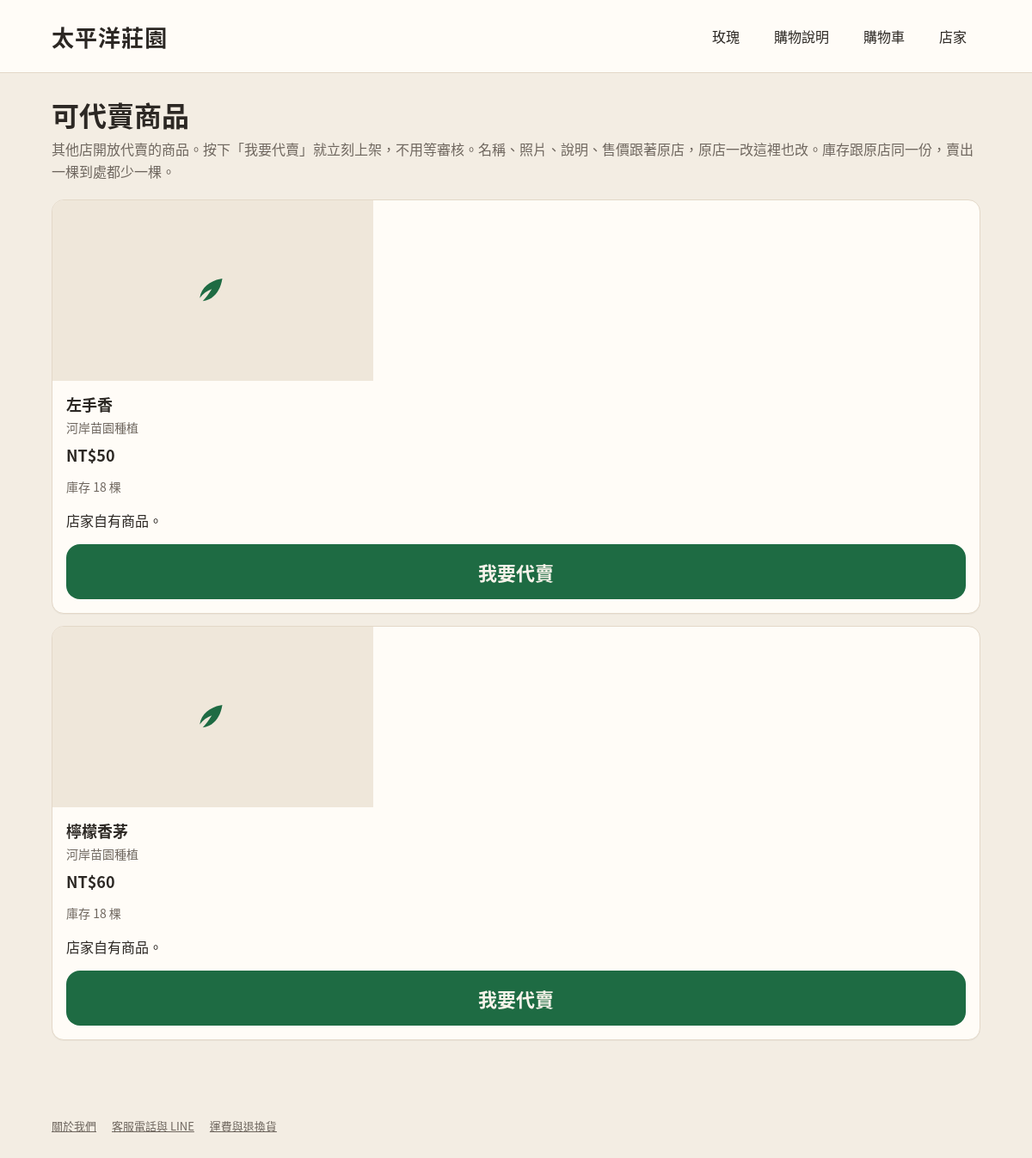
The page /garden/vendor/consign (signed in) on the database as committed earlier.
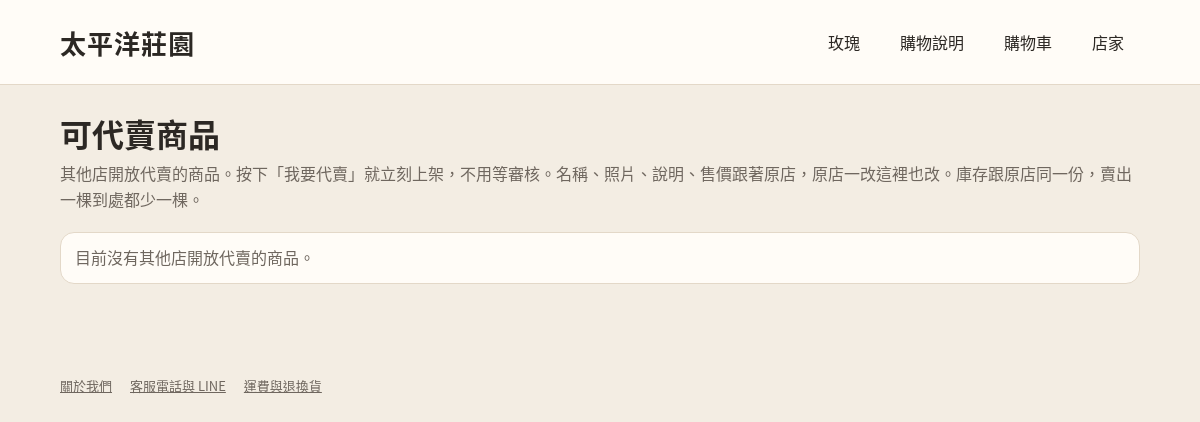
The same page on the database as committed later.
### tables this page shows
CREATE TABLE vendors (
  id INTEGER PRIMARY KEY,
  name TEXT NOT NULL,
  login TEXT NOT NULL UNIQUE,
  password_hash TEXT NOT NULL,
  shipping_fee_twd INTEGER,
  free_shipping_min_twd INTEGER,
  created_at TEXT NOT NULL
, bank_name TEXT NOT NULL DEFAULT '', bank_code TEXT NOT NULL DEFAULT '', account_no TEXT NOT NULL DEFAULT '', account_name TEXT NOT NULL DEFAULT '', pay_days INTEGER, legacy_id INTEGER);

### src/bootstrap.php (called while the page is built, shortened)
<?php
function garden_root(): string
{
    return dirname(__DIR__);
}
function garden_config(): array
{
    static $cfg = null;
    if (is_array($cfg)) {
        return $cfg;
    }
    $cfg = [
        'db' => garden_root() . '/data/garden.sqlite',
        'payment' => 'mock',
        'base_path' => '/garden',
        'phone' => '0937667917',
        'line' => '@a0937667917',
        'host' => 'seasideresort.com.tw',
    ];
    $path = getenv('GARDEN_CONFIG');
    if ($path === false || $path === '') {
        $path = '/home/irihvsuu/garden_private/config.php';
    }
    $envDb = getenv('GARDEN_DB');
    $cfg['payment'] = 'mock';
    return $cfg;
}
function db_path(): string
{
    return garden_config()['db'];
}
function base_path(): string
{
    $base = garden_config()['base_path'];
    $base = '/' . trim($base, '/');
    return $base === '/' ? '' : $base;
}
function url(string $path = '/'): string
{
    $path = '/' . ltrim($path, '/');
    $base = base_path();
    if ($path === '/') {
        return $base === '' ? '/' : $base . '/';
    }
    return $base . $path;
}
function db(): PDO
{
    $path = db_path();
    $pdo = new PDO('sqlite:' . $path, null, null, [
        PDO::ATTR_ERRMODE => PDO::ERRMODE_EXCEPTION,
        PDO::ATTR_DEFAULT_FETCH_MODE => PDO::FETCH_ASSOC,
    ]);
    $pdo->exec('PRAGMA foreign_keys = ON');
    ensure_schema($pdo);
    return $pdo;
}
function h(?string $value): string
{
    return htmlspecialchars((string) $value, ENT_QUOTES | ENT_SUBSTITUTE, 'UTF-8');
}
function money(int $n): string
{
    return 'NT$' . number_format($n);
}
function ensure_schema(PDO $pdo): void
{
    $defaults = [
        'multiplier_a' => '1.15',
        'retail_divisor' => '0.7',
        'round_to' => '10',
        'min_batch' => '1',
        'consign_stock_default' => '5',
    ];
    $ins = $pdo->prepare('INSERT OR IGNORE INTO settings (key, value) VALUES (?, ?)');
    foreach ($defaults as $k => $v) {
        $ins->execute([$k, $v]);
    }
    $cols = array_column($pdo->query('PRAGMA table_info(rose_varieties)')->fetchAll(), 'name');
    $pcols = array_column($pdo->query('PRAGMA table_info(products)')->fetchAll(), 'name');
    garden_add_column($pdo, 'products', 'ship_month', 'ship_month TEXT NOT NULL DEFAULT \'\'');
    garden_add_column($pdo, 'products', 'legacy_id', 'legacy_id INTEGER');
    garden_add_column($pdo, 'vendors', 'bank_name', 'bank_name TEXT NOT NULL DEFAULT \'\'');
    garden_add_column($pdo, 'vendors', 'bank_code', 'bank_code TEXT NOT NULL DEFAULT \'\'');
    garden_add_column($pdo, 'vendors', 'account_no', 'account_no TEXT NOT NULL DEFAULT \'\'');
    garden_add_column($pdo, 'vendors', 'account_name', 'account_name TEXT NOT NULL DEFAULT \'\'');
    garden_add_column($pdo, 'vendors', 'pay_days', 'pay_days INTEGER');
    garden_add_column($pdo, 'vendors', 'legacy_id', 'legacy_id INTEGER');
    garden_add_column($pdo, 'orders', 'buyer_name', 'buyer_name TEXT NOT NULL DEFAULT \'\'');
    garden_add_column($pdo, 'orders', 'buyer_phone', 'buyer_phone TEXT NOT NULL DEFAULT \'\'');
    garden_add_column($pdo, 'orders', 'buyer_address', 'buyer_address TEXT NOT NULL DEFAULT \'\'');
    garden_add_column($pdo, 'orders', 'pay_method', 'pay_method TEXT NOT NULL DEFAULT \'\'');
    garden_add_column($pdo, 'orders', 'pay_last5', 'pay_last5 TEXT NOT NULL DEFAULT \'\'');
    garden_add_column($pdo, 'orders', 'pay_deadline', 'pay_deadline TEXT NOT NULL DEFAULT \'\'');
    garden_add_column($pdo, 'orders', 'pay_status', 'pay_status TEXT NOT NULL DEFAULT \'\'');
    garden_add_column($pdo, 'orders', 'legacy_id', 'legacy_id INTEGER');
    garden_add_column($pdo, 'rose_varieties', 'legacy_id', 'legacy_id INTEGER');
}
function garden_add_column(PDO $pdo, string $table, string $column, string $definition): void
{
    $cols = array_column($pdo->query('PRAGMA table_info(' . $table . ')')->fetchAll(), 'name');
}
function consignable_products(int $sellerVendorId): array
{
    $stmt = db()->prepare(<<<'SQL'
SELECT p.*, v.name AS vendor_name,
       (SELECT m.id FROM products m WHERE m.origin_product_id = p.id AND m.vendor_id = ? LIMIT 1) AS mine_id
FROM products p
JOIN vendors v ON v.id = p.vendor_id
WHERE p.consign_open = 1
  AND (p.origin_product_id IS NULL OR p.origin_product_id = 0)
  AND p.vendor_id != ?
  AND p.status = '上架'
ORDER BY v.name, p.name
SQL);
    $stmt->execute([$sellerVendorId, $sellerVendorId]);
    return $stmt->fetchAll();
}
function current_user(): ?array
{
    return $_SESSION['user'] ?? null;
}
function cart_items(): array
{
    return $_SESSION['cart'] ?? [];
}
function render(string $view, array $data = []): void
{
    $data['user'] = current_user();
    $data['cartCount'] = array_sum(cart_items());
    extract($data, EXTR_SKIP);
    include garden_root() . '/views/' . $view . '.php';
    $body = ob_get_clean();
    include garden_root() . '/views/layout.php';
}

### views/vendor_consign.php (the view, shortened to what this page needs)
<h1>可代賣商品</h1>
<p class="lede">其他店開放代賣的商品。按下「我要代賣」就立刻上架，不用等審核。名稱、照片、說明、售價跟著原店，原店一改這裡也改。庫存跟原店同一份，賣出一棵到處都少一棵。</p>
<?php foreach ($products as $p): ?>
  <article class="card" style="margin-bottom:14px">
    <div class="photo" style="aspect-ratio:16/9;<?= !empty($p['photo']) ? "background-image:url('" . h(media_url($p['photo'])) . "')" : '' ?>">
      <?php if (empty($p['photo'])) { include __DIR__ . '/icon.php'; } ?>
    </div>
    <div class="pad">
      <h2 class="name"><?= h($p['name']) ?></h2>
      <div class="meta"><?= h($p['vendor_name']) ?>種植</div>
      <div class="price"><?= money((int) $p['price_twd']) ?></div>
      <p class="meta">庫存 <?= (int) $p['stock'] ?> 棵<?= (int) $p['stock'] <= 0 ? '，目前完售' : '' ?></p>
      <?php if (!empty($p['description'])): ?><p><?= nl2br(h($p['description'])) ?></p><?php endif; ?>
      <?php if (!empty($p['mine_id'])): ?>
        <button class="btn big block" type="button" disabled>已在賣</button>
        <p class="meta"><a href="<?= h(url('/product/' . (int) $p['mine_id'])) ?>">看商品頁</a></p>
      <?php else: ?>
        <form method="post" action="<?= h(url('/vendor/consign')) ?>">
          <button class="btn big block" type="submit">我要代賣</button>
        </form>
      <?php endif; ?>
    </div>
  </article>
<?php endforeach; ?>
<?php if (!$products): ?><p class="note">目前沒有其他店開放代賣的商品。</p><?php endif; ?>

### views/icon.php (shortened to what this page needs)
<svg class="icon" viewBox="0 0 24 24" aria-hidden="true">
  <path fill="#1e6b43" d="M5 19c8-1 12-8 13-15-7 1-14 5-15 13 2-3 5-5 8-6-2 3-4 6-6 8z"/>
</svg>

### index.php (shortened to what this page needs)
<?php
require __DIR__ . '/src/bootstrap.php';
$path = parse_url($_SERVER['REQUEST_URI'] ?? '/', PHP_URL_PATH) ?: '/';
$base = base_path();
if ($base !== '' && ($path === $base || str_starts_with($path, $base . '/'))) {
    $path = substr($path, strlen($base)) ?: '/';
}
$path = '/' . trim($path, '/');
if ($path !== '/') {
    $path = rtrim($path, '/');
}
$method = $_SERVER['REQUEST_METHOD'] ?? 'GET';
if ($path === '/vendor/consign' && $method === 'GET') {
    $u = require_vendor();
    render('vendor_consign', [
        'title' => '可代賣商品',
        'products' => consignable_products((int) $u['vendor_id']),
        'message' => $_SESSION['consign_ok'] ?? '',
        'error' => $_SESSION['consign_err'] ?? '',
    ]);
    exit;
}

### views/layout.php (shortened to what this page needs)
<!doctype html>
<html lang="zh-Hant">
<head>
  <link rel="stylesheet" href="<?= h(url('/assets/app.css')) ?>">
</head>
<body>
<header class="top">
  <div class="wrap">
    <a class="brand" href="<?= h(url('/')) ?>">太平洋莊園</a>
    <nav class="nav">
      <a href="<?= h(url('/roses')) ?>">玫瑰</a>
      <a href="<?= h(url('/rules')) ?>">購物說明</a>
      <a href="<?= h(url('/cart')) ?>">購物車<?php if (!empty($cartCount)): ?>（<?= (int) $cartCount ?>）<?php endif; ?></a>
      <?php if (!empty($user) && $user['role'] === 'vendor'): ?>
        <a href="<?= h(url('/vendor')) ?>">店家</a>
      <?php elseif (!empty($user) && $user['role'] === 'admin'): ?>
        <a href="<?= h(url('/admin/roses')) ?>">玫瑰庫</a>
      <?php else: ?>
        <a href="<?= h(url('/login')) ?>">登入</a>
      <?php endif; ?>
    </nav>
  </div>
</header>
<main>
  <div class="wrap">
    <?= $body ?>
  </div>
</main>
<footer class="foot">
  <div class="wrap foot-links">
    <a href="<?= h(url('/about')) ?>">關於我們</a>
    <a href="<?= h(url('/contact')) ?>">客服電話與 LINE</a>
    <a href="<?= h(url('/rules')) ?>">運費與退換貨</a>
  </div>
</footer>
</body>
</html>

### assets/app.css (style rules this page uses)
:root { --cream: #f3ede3; --paper: #fffcf7; --ink: #2c2824; --muted: #6f675f; --line: #e3d8c8; --green: #1e6b43; --green-dark: #154e32; --warn: #8a3e2a; --shadow: 0 1px 0 rgba(44, 40, 36, 0.04); --radius: 14px; --gap: 16px; font-family: "Noto Sans CJK TC", "Noto Sans TC", "PingFang TC", "Microsoft JhengHei", sans-serif; }
* { box-sizing: border-box; }
html, body { margin: 0; padding: 0; background: var(--cream); color: var(--ink); }
body { min-height: 100vh; }
a { color: inherit; }
.wrap { width: min(1080px, calc(100% - 32px)); margin: 0 auto; }
.top { background: var(--paper); border-bottom: 1px solid var(--line); }
.top .wrap { display: flex; align-items: center; gap: 18px; min-height: 72px; }
.brand { font-size: 22px; font-weight: 700; text-decoration: none; letter-spacing: 0.04em; }
.nav { display: flex; gap: 8px; align-items: center; margin-left: auto; }
.nav a { text-decoration: none; padding: 8px 12px; border-radius: 999px; }
main { padding: 28px 0 64px; }
h1 { font-size: 32px; line-height: 1.25; margin: 0 0 8px; font-weight: 700; }
.lede { color: var(--muted); margin: 0 0 20px; font-size: 16px; line-height: 1.6; }
.note { background: var(--paper); border: 1px solid var(--line); border-radius: var(--radius); padding: 12px 14px; color: var(--muted); line-height: 1.6; }
.foot { color: var(--muted); font-size: 13px; padding: 12px 0 28px; }
.foot-links { display: flex; gap: 18px; flex-wrap: wrap; }
.foot-links a { color: var(--muted); }
@media (min-width: 900px) { .top .wrap { min-height: 84px; } }
@media (min-width: 900px) { .brand { font-size: 26px; } }
@media (min-width: 900px) { .nav a { padding: 10px 16px; } }
button, input, select, textarea { font: inherit; color: inherit; }
h2 { font-size: 22px; margin: 0 0 12px; }
.card { background: var(--paper); border: 1px solid var(--line); border-radius: var(--radius); box-shadow: var(--shadow); overflow: hidden; }
.photo { aspect-ratio: 1 / 1; background: #efe7da center/cover no-repeat; display: grid; place-items: center; }
.photo svg { width: 42px; height: 42px; }
.card .pad, .pad { padding: 14px 16px 16px; }
.name { font-size: 18px; font-weight: 700; margin: 0 0 4px; }
.meta { color: var(--muted); font-size: 14px; line-height: 1.5; }
.price { font-size: 18px; font-weight: 700; margin-top: 8px; }
.btn { display: inline-flex; align-items: center; justify-content: center; gap: 8px; background: var(--green); color: #f7f3ea; border: 0; border-radius: 12px; min-height: 48px; padding: 0 18px; text-decoration: none; font-weight: 700; cursor: pointer; }
.btn.block { width: 100%; }
.btn.big { min-height: 64px; font-size: 22px; border-radius: 16px; }
.icon { width: 22px; height: 22px; vertical-align: -4px; }
.card .photo { aspect-ratio: 4 / 3; max-height: 210px; }

Rows that differ between the two databases and show on the page:
no longer on this page (row edited): vendors: name "左手香", name "河岸苗園", price_twd "NT$50", stock "18", description "店家自有商品。", name "檸檬香茅", price_twd "NT$60"
Other text that changed with them:
text now shown: "目前沒有其他店開放代賣的商品。"
